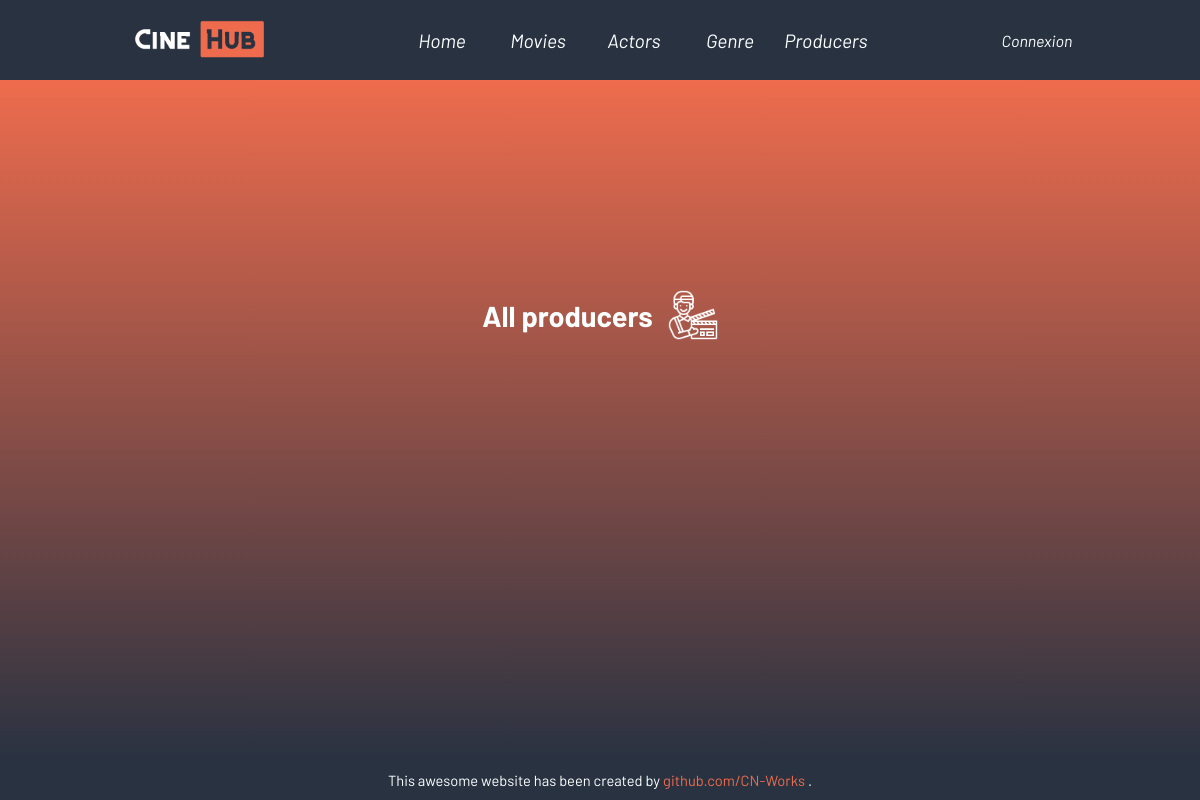
/index.php?action=producerList, run on an earlier commit of the app's database.
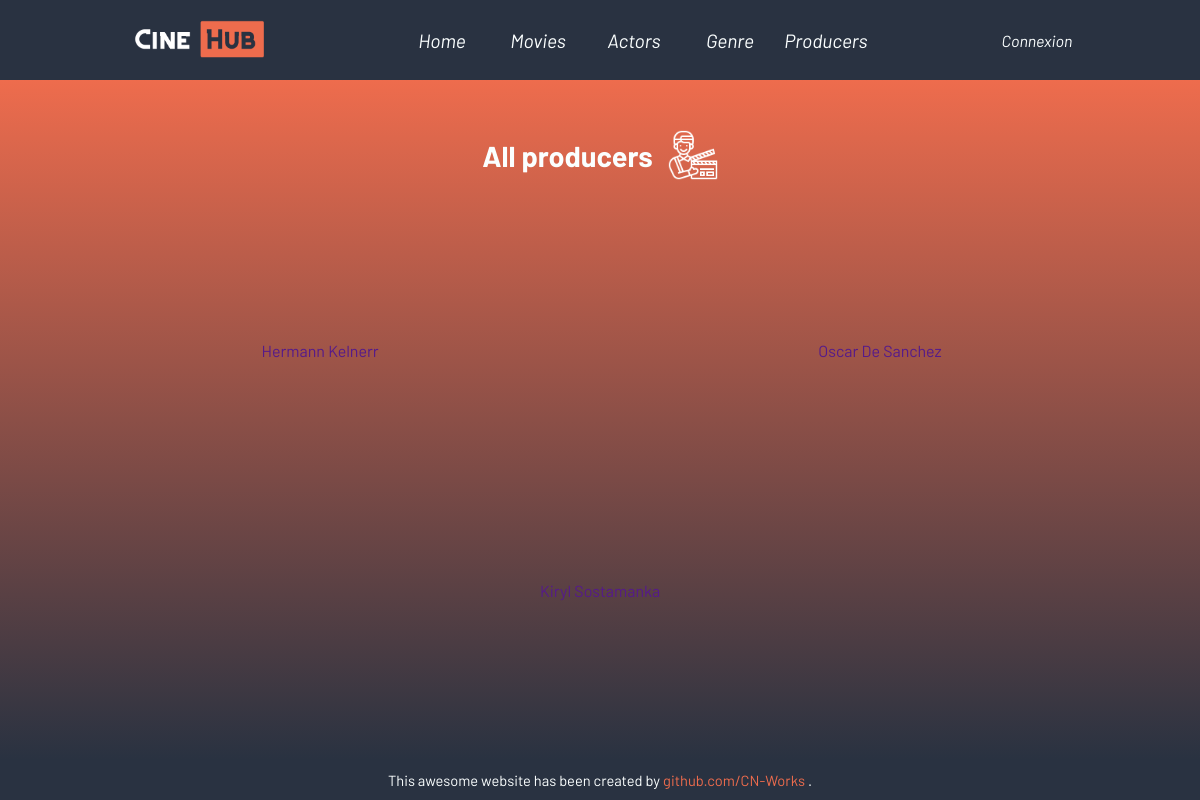
And on a later commit of the database.
### tables this page shows
CREATE TABLE IF NOT EXISTS `realisateur` (
  `id_realisateur` int NOT NULL AUTO_INCREMENT,
  `id_personne` int NOT NULL,
  PRIMARY KEY (`id_realisateur`),
  UNIQUE KEY `id_personne` (`id_personne`),
  CONSTRAINT `realisateur_ibfk_1` FOREIGN KEY (`id_personne`) REFERENCES `personne` (`id_personne`)
);

CREATE TABLE IF NOT EXISTS `personne` (
  `id_personne` int NOT NULL AUTO_INCREMENT,
  `nom` varchar(50) NOT NULL,
  `prenom` varchar(50) NOT NULL,
  `sexe` varchar(50) DEFAULT NULL,
  `dateNaissance` date NOT NULL,
  PRIMARY KEY (`id_personne`)
);

### controllers/Person_controller.php (called while the page is built, shortened)
<?php
class PersonController {
    public function findAllProducers(){
        $dao = new DAO();
        $sql = "SELECT pe.id_personne AS id_person, re.id_realisateur AS id_producer, pe.nom AS lastname, pe.prenom AS firstname, pe.dateNaissance AS dob
                FROM personne pe
                INNER JOIN realisateur re ON pe.id_personne = re.id_personne
                GROUP BY pe.id_personne";
        $producers = $dao->executeRequest($sql);
        require "views/producers/producerslisting.php";
    }
}
?>

### db/DAO.php (called while the page is built, shortened)
<?php
class DAO {
    private $db;
    public function __construct(){
        $this->db = new PDO('mysql:host=localhost;dbname=cinehub;charset=utf8', 'root', '');
    }
    public function executeRequest($sql, $params = NULL) {
        if ($params == NULL){
            $resultat = $this->db->query($sql);
        } else {
            $resultat = $this->db->prepare($sql);
            $resultat->execute($params);
        }
        return $resultat;
    }
}

### views/producers/producerslisting.php (the view, shortened to what this page needs)
<main class="producerlisting-main">
    <div class="producerlisting-head">
        <h2 class="producerlisting-head-title">All producers</h2>
        <img class="producerlisting-head-image unselectable" src="public/images/director.png" alt="A director icon">
    </div>
    <div class='producerlisting-cards'>
        <?php
            foreach ($producers->fetchAll() as $producerdata) {
                echo "
                <div class='producerlisting-card'>
                    <a class='producerlisting-card-link' href=''>".$producerdata["firstname"]." ".$producerdata["lastname"]."</a>
                </div>
                ";
            }
        ?>
    </div>
</main>
<?php
    require("views/template.php");
?>

What changed in the data, as far as the page shows it:
added realisateur: id_personne.prenom "Hermann", id_personne.nom "Kelnerr"
added realisateur: id_personne.prenom "Oscar", id_personne.nom "De Sanchez"
